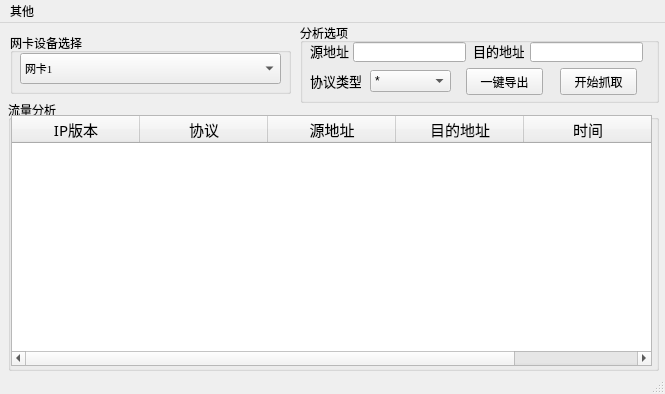
<?xml version="1.0" encoding="UTF-8"?>
<ui version="4.0">
 <class>MainWindow</class>
 <widget class="QMainWindow" name="MainWindow">
  <property name="geometry">
   <rect>
    <x>0</x>
    <y>0</y>
    <width>665</width>
    <height>394</height>
   </rect>
  </property>
  <property name="windowTitle">
   <string>Mini-Shark</string>
  </property>
  <widget class="QWidget" name="centralwidget">
   <widget class="QGroupBox" name="groupBox">
    <property name="geometry">
     <rect>
      <x>10</x>
      <y>10</y>
      <width>281</width>
      <height>61</height>
     </rect>
    </property>
    <property name="title">
     <string>网卡设备选择</string>
    </property>
    <widget class="QComboBox" name="cb_netadaptor">
     <property name="geometry">
      <rect>
       <x>10</x>
       <y>20</y>
       <width>261</width>
       <height>31</height>
      </rect>
     </property>
     <property name="font">
      <font>
       <family>Times New Roman</family>
       <pointsize>8</pointsize>
      </font>
     </property>
     <item>
      <property name="text">
       <string>网卡1</string>
      </property>
     </item>
     <item>
      <property name="text">
       <string>网卡2</string>
      </property>
     </item>
    </widget>
   </widget>
   <widget class="QGroupBox" name="groupBox_2">
    <property name="geometry">
     <rect>
      <x>8</x>
      <y>77</y>
      <width>651</width>
      <height>271</height>
     </rect>
    </property>
    <property name="title">
     <string>流量分析</string>
    </property>
    <widget class="QTableWidget" name="tableWidget">
     <property name="geometry">
      <rect>
       <x>3</x>
       <y>15</y>
       <width>641</width>
       <height>251</height>
      </rect>
     </property>
     <property name="font">
      <font>
       <family>微软雅黑</family>
       <pointsize>11</pointsize>
      </font>
     </property>
     <property name="editTriggers">
      <set>QAbstractItemView::NoEditTriggers</set>
     </property>
     <property name="sortingEnabled">
      <bool>true</bool>
     </property>
     <attribute name="horizontalHeaderMinimumSectionSize">
      <number>40</number>
     </attribute>
     <attribute name="horizontalHeaderDefaultSectionSize">
      <number>128</number>
     </attribute>
     <attribute name="horizontalHeaderShowSortIndicator" stdset="0">
      <bool>true</bool>
     </attribute>
     <attribute name="horizontalHeaderStretchLastSection">
      <bool>true</bool>
     </attribute>
     <column>
      <property name="text">
       <string>IP版本</string>
      </property>
      <property name="font">
       <font>
        <kerning>true</kerning>
       </font>
      </property>
      <property name="textAlignment">
       <set>AlignCenter</set>
      </property>
     </column>
     <column>
      <property name="text">
       <string>协议</string>
      </property>
      <property name="textAlignment">
       <set>AlignCenter</set>
      </property>
     </column>
     <column>
      <property name="text">
       <string>源地址</string>
      </property>
      <property name="textAlignment">
       <set>AlignCenter</set>
      </property>
     </column>
     <column>
      <property name="text">
       <string>目的地址</string>
      </property>
      <property name="textAlignment">
       <set>AlignCenter</set>
      </property>
     </column>
     <column>
      <property name="text">
       <string>时间</string>
      </property>
      <property name="textAlignment">
       <set>AlignCenter</set>
      </property>
     </column>
    </widget>
   </widget>
   <widget class="QGroupBox" name="groupBox_3">
    <property name="geometry">
     <rect>
      <x>300</x>
      <y>0</y>
      <width>359</width>
      <height>80</height>
     </rect>
    </property>
    <property name="title">
     <string>分析选项</string>
    </property>
    <widget class="QLabel" name="label">
     <property name="geometry">
      <rect>
       <x>10</x>
       <y>20</y>
       <width>41</width>
       <height>16</height>
      </rect>
     </property>
     <property name="font">
      <font>
       <family>Times New Roman</family>
       <pointsize>10</pointsize>
      </font>
     </property>
     <property name="text">
      <string>源地址</string>
     </property>
    </widget>
    <widget class="QPushButton" name="pushButton">
     <property name="geometry">
      <rect>
       <x>260</x>
       <y>45</y>
       <width>77</width>
       <height>27</height>
      </rect>
     </property>
     <property name="text">
      <string>开始抓取</string>
     </property>
     <property name="checkable">
      <bool>true</bool>
     </property>
    </widget>
    <widget class="QLabel" name="label_2">
     <property name="geometry">
      <rect>
       <x>10</x>
       <y>50</y>
       <width>51</width>
       <height>16</height>
      </rect>
     </property>
     <property name="font">
      <font>
       <family>Times New Roman</family>
       <pointsize>10</pointsize>
      </font>
     </property>
     <property name="text">
      <string>协议类型</string>
     </property>
    </widget>
    <widget class="QComboBox" name="cb_protocal">
     <property name="geometry">
      <rect>
       <x>70</x>
       <y>47</y>
       <width>81</width>
       <height>22</height>
      </rect>
     </property>
     <item>
      <property name="text">
       <string>*</string>
      </property>
     </item>
     <item>
      <property name="text">
       <string>TCP</string>
      </property>
     </item>
     <item>
      <property name="text">
       <string>UDP</string>
      </property>
     </item>
     <item>
      <property name="text">
       <string>ICMP</string>
      </property>
     </item>
     <item>
      <property name="text">
       <string>IGMP</string>
      </property>
     </item>
    </widget>
    <widget class="QLabel" name="label_3">
     <property name="geometry">
      <rect>
       <x>173</x>
       <y>20</y>
       <width>51</width>
       <height>16</height>
      </rect>
     </property>
     <property name="font">
      <font>
       <family>Times New Roman</family>
       <pointsize>10</pointsize>
      </font>
     </property>
     <property name="text">
      <string>目的地址</string>
     </property>
    </widget>
    <widget class="QPushButton" name="pushButton_2">
     <property name="geometry">
      <rect>
       <x>166</x>
       <y>45</y>
       <width>77</width>
       <height>27</height>
      </rect>
     </property>
     <property name="text">
      <string>一键导出</string>
     </property>
     <property name="checkable">
      <bool>true</bool>
     </property>
    </widget>
    <widget class="QLineEdit" name="le_sourceIP">
     <property name="geometry">
      <rect>
       <x>53</x>
       <y>19</y>
       <width>113</width>
       <height>20</height>
      </rect>
     </property>
    </widget>
    <widget class="QLineEdit" name="le_targetIP">
     <property name="geometry">
      <rect>
       <x>230</x>
       <y>19</y>
       <width>113</width>
       <height>20</height>
      </rect>
     </property>
    </widget>
   </widget>
  </widget>
  <widget class="QMenuBar" name="menuBar">
   <property name="geometry">
    <rect>
     <x>0</x>
     <y>0</y>
     <width>665</width>
     <height>23</height>
    </rect>
   </property>
   <widget class="QMenu" name="menu">
    <property name="title">
     <string>其他</string>
    </property>
    <addaction name="actionAbout"/>
    <addaction name="actionQuit"/>
   </widget>
   <addaction name="menu"/>
  </widget>
  <widget class="QStatusBar" name="statusBar"/>
  <action name="actionAbout">
   <property name="text">
    <string>About</string>
   </property>
  </action>
  <action name="actionQuit">
   <property name="text">
    <string>Quit</string>
   </property>
  </action>
 </widget>
 <resources/>
 <connections>
  <connection>
   <sender>actionQuit</sender>
   <signal>triggered()</signal>
   <receiver>MainWindow</receiver>
   <slot>close()</slot>
   <hints>
    <hint type="sourcelabel">
     <x>-1</x>
     <y>-1</y>
    </hint>
    <hint type="destinationlabel">
     <x>295</x>
     <y>171</y>
    </hint>
   </hints>
  </connection>
 </connections>
</ui>
